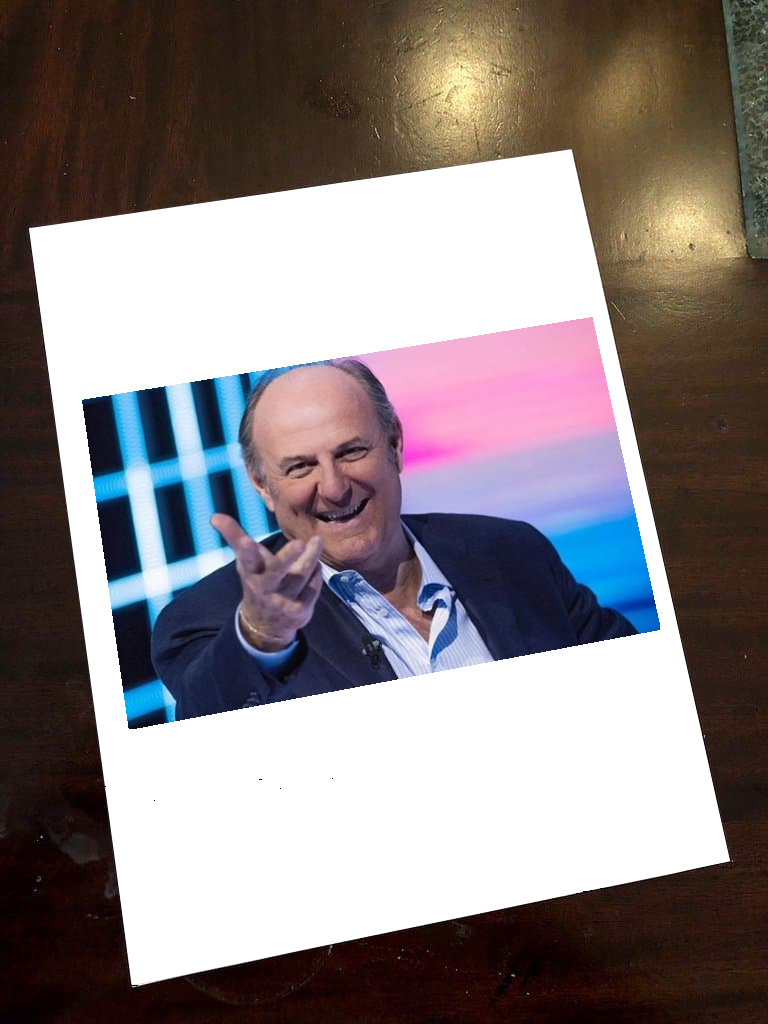
#> input picture media/gerry.png, 768 x 1024 px
$ jupyter execute Untitled.ipynb
#> lines starting #> are read from the running program, lines starting #| are printed output that depends on the picture; after the words box and inside, x2 and y2 are one past the last pixel; in counts of white or black regions, pixels touching at a corner belong together
[cell 1]
import cv2
import numpy as np

[cell 2]
print(cv2.__version__)

[cell 3]
# img = cv2.imread('1187753.png') #D:/jinli/Documents/Exam_ExerciseACSAI/AI_lab/1187753.png
#img = cv2.imread('1188019.jpg')
img = cv2.imread('gerry.png')
#> img is the input picture: shape (1024, 768, 3); mean B, G, R 130.1, 128.7, 137.2
#print(img)
# it is stored as numpy array, so we can use numpy functions to manipulate it
print(f'Width: {img.shape[1]} pixels')
#| Width: 768 pixels
print(f'Height: {img.shape[0]} pixels')
#| Height: 1024 pixels
print(f'Channels: {img.shape[2]}') #3 dimension: RGB image, 256rowsx256colsx3channels
#| Channels: 3

[cell 4]
cv2.imshow('Image', img)
cv2.waitKey(0)
cv2.destroyAllWindows()

[cell 5]
img = cv2.imread('gerry.png') #second argument is a type of img you want to load
#1 -> pass the img as RGB
#0 -> read the img as grey-scale img -> there is only one channel of colors so there is no shape[2]
#There is another, 4th channel, it is transparency
print(f'columns: {img.shape[1]}')
#| columns: 768
print(f'rows: {img.shape[0]} ')
#| rows: 1024
print(f'Shape: {img.shape}') #3 dimension: RGB image, 256rowsx256colsx3channels
#| Shape: (1024, 768, 3)
# cv2.imshow('Image', img)
# cv2.waitKey(0)
# cv2.destroyAllWindows()

[cell 6]
def save(x):
    cv2.imwrite('test.png', x)

[cell 7]
#How to access single portion of the img
img[0,0] = 0
#> img: shape (1024, 768, 3); under 0.01% of pixels changed, all inside (x1, y1, x2, y2) = (0, 0, 1, 1)
corner = img[0:200, 0:200]
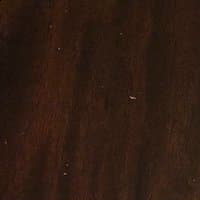
#> corner: shape (200, 200, 3); mean B, G, R 18.2, 28.4, 48.4
img[0:50, 0:50] = (200, 100, 255)
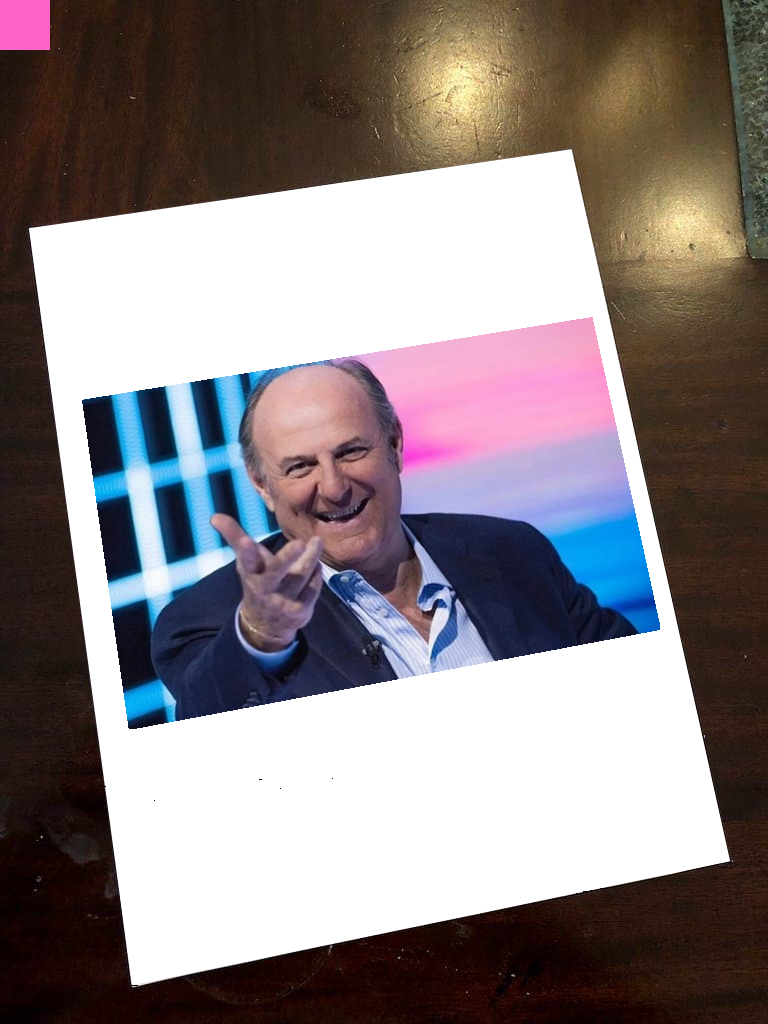
#> img: shape (1024, 768, 3); mean B, G, R 130.6, 128.9, 137.9
save(img[0:50, 0:50])
#> in save, `cv2.imwrite('test.png', x)`:
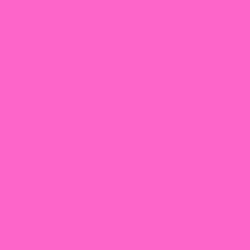
#> saved as test.png: shape (50, 50, 3) (shown 5 times larger); mean B, G, R 200, 100, 255

#Insight if the img is gray scale it will accept only one arg because it has only one channel'
# if the img is rgb then it accepts 3

[cell 8]
#How to draaw on the img
# imgs in opencv -> numpy arrays
img = np.zeros((500, 500, 3), dtype = 'uint8')

#define a color
green = (0, 255, 0)
#drawing a line
cv2.line(img, (10,10), (200,200), green, 3) #1st param: img , 2 strting pt, 3rd ending pt
#drawing a rectangle
red = (0, 0, 255)
cv2.rectangle(img, (30,30), (70,70), red, -3)
#> img: shape (500, 500, 3)
#drawing a circle
white = (255, 255, 255)
(centerx, centery) = (img.shape[0]//2, img.shape[1]//2)
#> centerx = 250; centery = 250
cv2.circle(img, (centerx, centery), 20, white, -1)
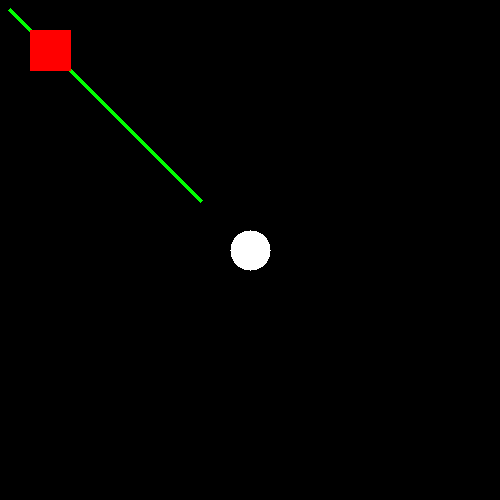
#> img: shape (500, 500, 3); mean B, G, R 1.3, 2.1, 3
save(img)

[cell 9]
#Image processing
(b,g,r) = cv2.split(img) #splits the channels
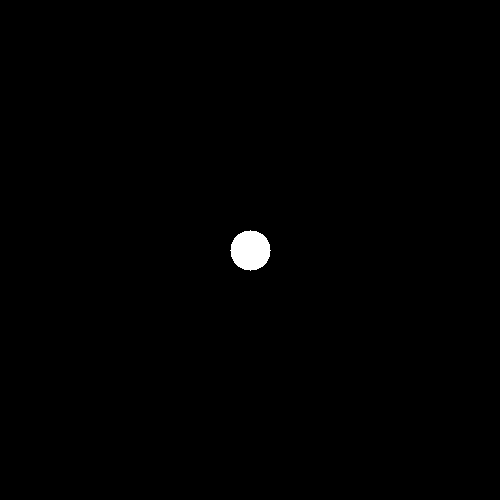
#> b: shape (500, 500); 0.5% white; 1 white region, box (x1, y1, x2, y2) and area: (230, 230, 271, 271) 1257
#> g: shape (500, 500); 0.81% white; 3 white regions, box (x1, y1, x2, y2) and area: (230, 230, 271, 271) 1257, (69, 69, 203, 203) 657, (8, 8, 32, 32) 107
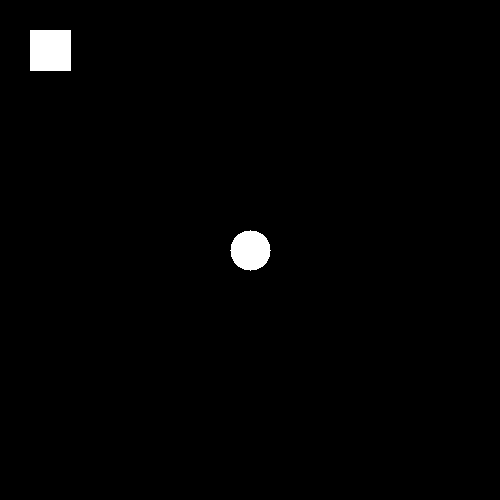
#> r: shape (500, 500); 1.2% white; 2 white regions, box (x1, y1, x2, y2) and area: (30, 30, 71, 71) 1681, (230, 230, 271, 271) 1257
img_copy = cv2.merge((b,g,r))
b = img[:, :, 2]
save(b)

[cell 10]
#Transorming the images with open cv
#multiplying be matricies also provided by opencv
upscaling_img = cv2.resize(img, (img.shape[0]*2, img.shape[1]*2))
save(upscaling_img)

[cell 11]
img = cv2.imread('gerry.png')
upscale_img = cv2.resize(img, None, fx=3, fy =0.5)
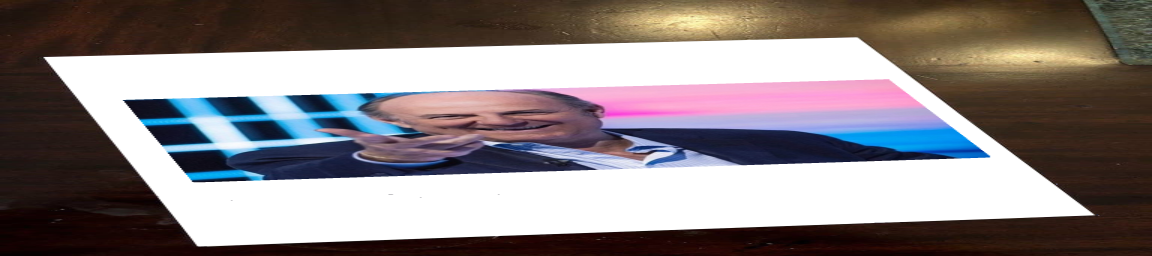
#> upscale_img: shape (512, 2304, 3) (shown at 1/2 size); mean B, G, R 130.1, 128.7, 137.2
save(upscale_img)

#with matrix 2x3 u can apply more transformations to your img
rows, cols = img.shape[1], img.shape[0]
#> rows = 768; cols = 1024
M = np.float32([[1,0, 50] , [0,1, 100]])# an array with a type float, mtrx [1,0,0],[0,1,0] means no transformation applied
# now it means move 50 px to the right and 100 pixels to the bootom. Negative tx to the right, negative ty to the up
# Affine transformation
dst_img = cv2.warpAffine(img, M, (rows*2, cols*2))
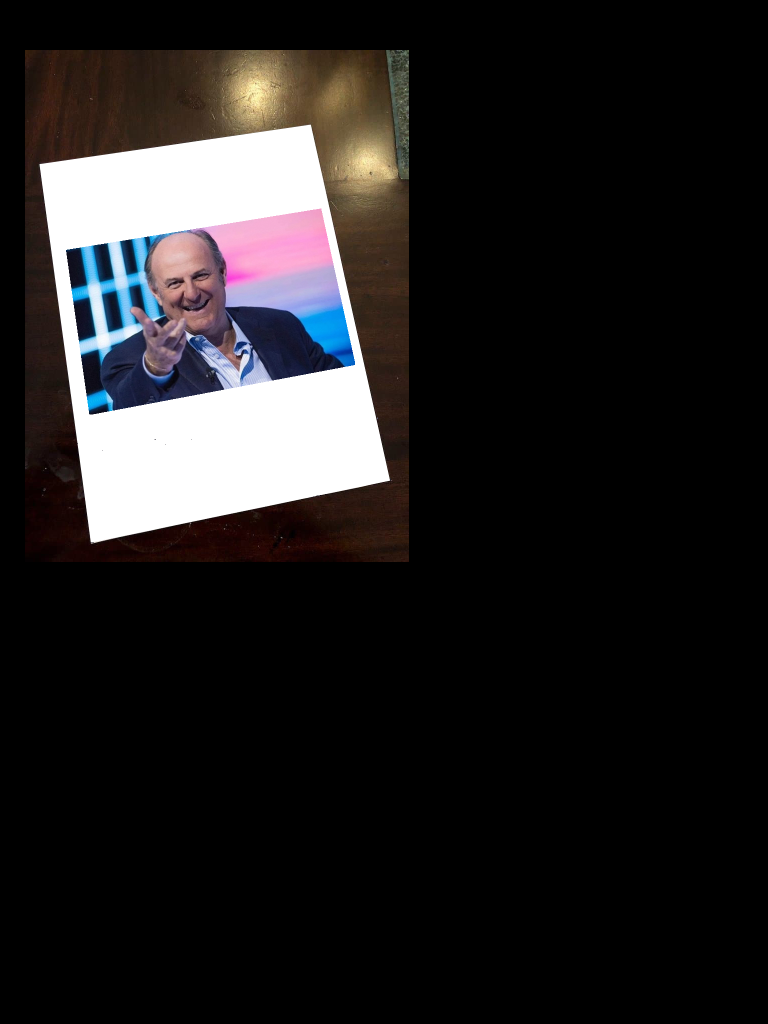
#> dst_img: shape (2048, 1536, 3) (shown at 1/2 size); mean B, G, R 32.5, 32.2, 34.3

#Rotation
M = cv2.getRotationMatrix2D((cols//2, rows//2), 180, 1)
dst_img = cv2.warpAffine(img, M, (rows*2, cols*2))
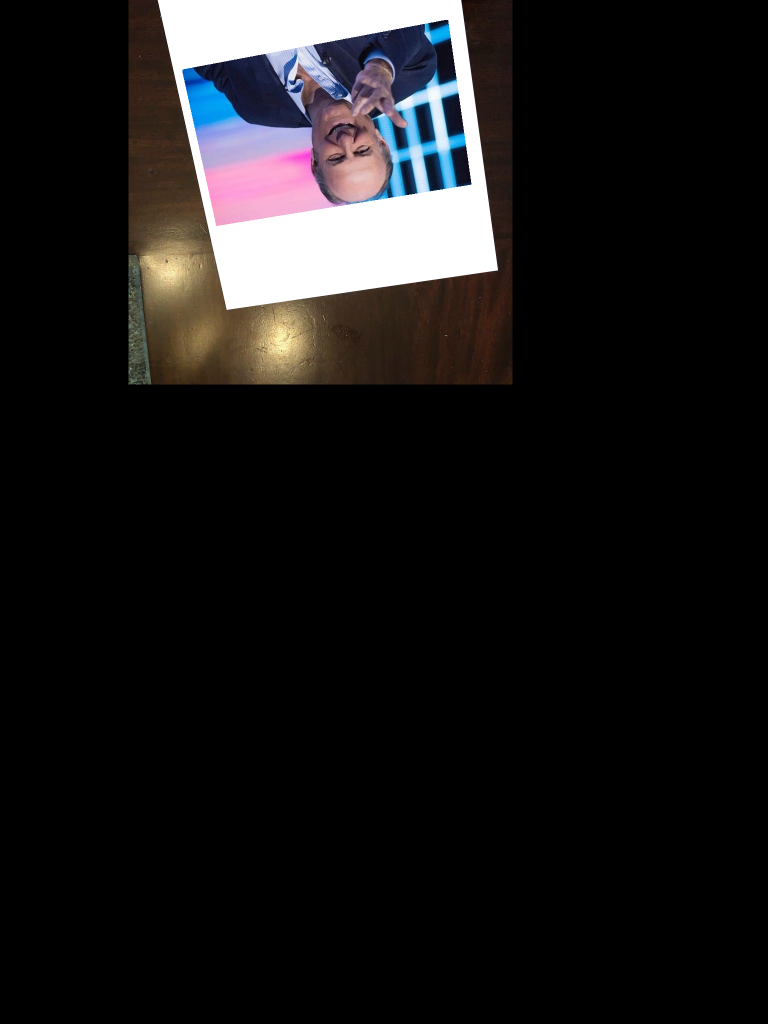
#> dst_img: shape (2048, 1536, 3) (shown at 1/2 size); mean B, G, R 24.6, 24.1, 25.6
save(dst_img)

#if u ve 2 sets of points we can find the transformation that allows us to go from first set to the second (done with panorama program)
# extract som pts from 1 st img, and the same pts from the second, then we can find the transformation between the pts  to stitch them together
pts_1 = np.float32([[135,45], [385,45],[135,230]])
pts_2 = np.float32([[135,45], [385,45],[150,230]])
M = cv2.getAffineTransform(pts_1, pts_2)
# returns a matrix such that if you apply M pts_1 = pts_2
dst_img = cv2.warpAffine(pts_1,M, (800, 800))
print(M)

[cell 12]
#next intro part2
print(cv2.__version__)

[cell 13]
print(np.__version__)

[cell 14]
pts_1 = np.float32([[135, 45], [385, 45], [135, 230]])
pts_2 = np.float32([[135, 45], [385, 45], [150, 230]])
M = cv2.getAffineTransform(pts_1, pts_2)
dst_img = cv2.warpAffine(pts_1,M, (800, 800))
print(M)

[cell 15]
#exerciise with gerry
img = cv2.imread('gerry.png')
ims = cv2.resize(img, None, fx = 0.5, fy = 0.5)
save(ims)

[cell 16]
# to get only gerry's picture we will nedd 4 corners of the actual picture
#we will get transformation matrix and apply it to get the gerry
#1 Getting the corners
#Corner coordinates
src_points = np.array(
    [
        [28, 227],
        [131,987],
        [730, 860],
        [572, 149]
    ], np.float32  #opencv expect this type of float for transformation matrix
)
dst_points = np.array(
    [
        [0,0],
        [0, 800],
        [600, 800],
        [600, 0]
    ], np.float32
)
M = cv2.getPerspectiveTransform(src_points, dst_points)
out_image = cv2.warpPerspective(img, M, (600,800))
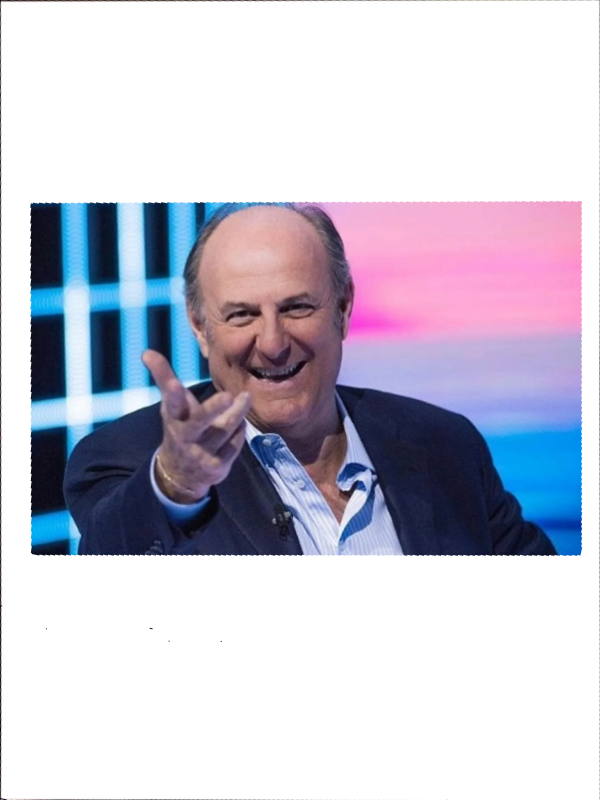
#> out_image: shape (800, 600, 3); mean B, G, R 211.1, 197.1, 198.5
save(out_image)
